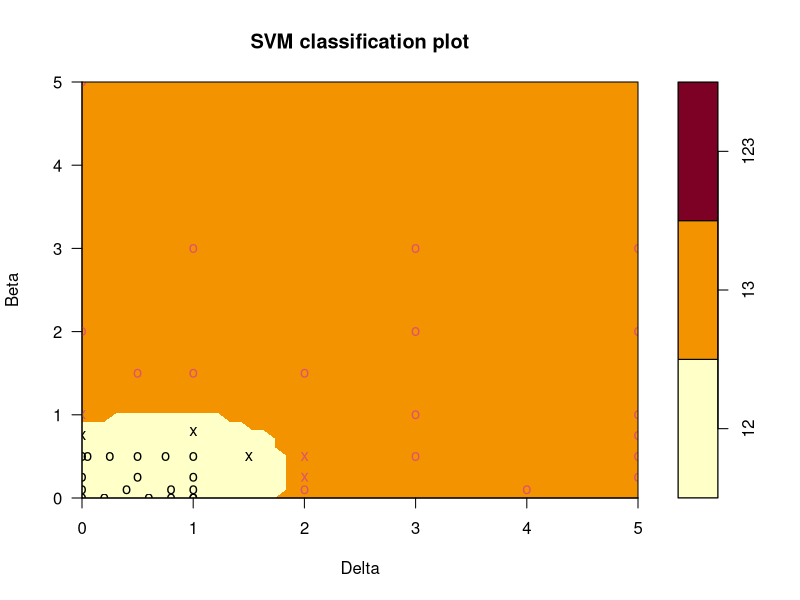

Generate this figure with R:
# When using geom_polygon, you will typically need two data frames:
# one contains the coordinates of each polygon (positions),  and the
# other the values associated with each polygon (values).  An id
# variable links the two together


library(ggplot2)
library(e1071)

# myplotSVM <- e1071:::plot.svm
# environment(myplotSVM)  <- .GlobalEnv
# fix(myplotSVM)



# train <- data.frame(read.csv("../../Results/Basanta/basanta_param-scan.csv", header=TRUE))
train <- data.frame(read.csv("../../Results/Dingli/dingli_param-scan.csv", header=TRUE))
freq_names <- c('Type.1', 'Type.2', 'Type.3')
plot.vars <- c('Beta', 'Delta', 'Coexistence')
# plot.vars <- c('n', 'c', 'Coexistence')

#legend
#clusters 1, 2, 3, 12, 13, 23, 123

freqs.to.class <- function(freqs){
	f1 <- freqs$Type.1
	f2 <- freqs$Type.2
	f3 <- freqs$Type.3

	thresh <- 0.1

	if (f1 > thresh){
		if(f2 > thresh){
			if(f3 > thresh){
				return(123)
			} else {
				return(12)
			}
		} else if (f3 > thresh){
			return(13)
		} else {
			return(1)
		}
	}

	if(f2 > thresh){
		if(f3 > thresh){
			return(23)
		} else {
			return(2)
		}
	}

	return(3)
}

num.pts <- dim(train)[1]
coex.labels <- 
train$Coexistence <- 
	as.factor(sapply(
		1:num.pts,
		function (x) 
			freqs.to.class(train[x,freq_names])))




train <- train[train$Beta<=5 & train$Delta <= 5,]
svm.model <- svm(Coexistence ~ Beta + Delta, data = train, cost = 1000)

postscript("../../Report/Diagrams/dingli_phase-1.eps")
plot(svm.model, train[,plot.vars],)
dev.off()

# train <- train[train$c <= 1 & train$n <= 1,]
# svm.model <- svm(Coexistence ~ n + c, data = train, kernel = "polynomial", cost = 1000)


# postscript("../../Report/Diagrams/basanta_phase-1.eps")
# plot(svm.model, train[,plot.vars], 
# 	col = c("red", "yellow", "blue", "orange", "purple", "pink"), main = NULL
# 	)
# dev.off()




